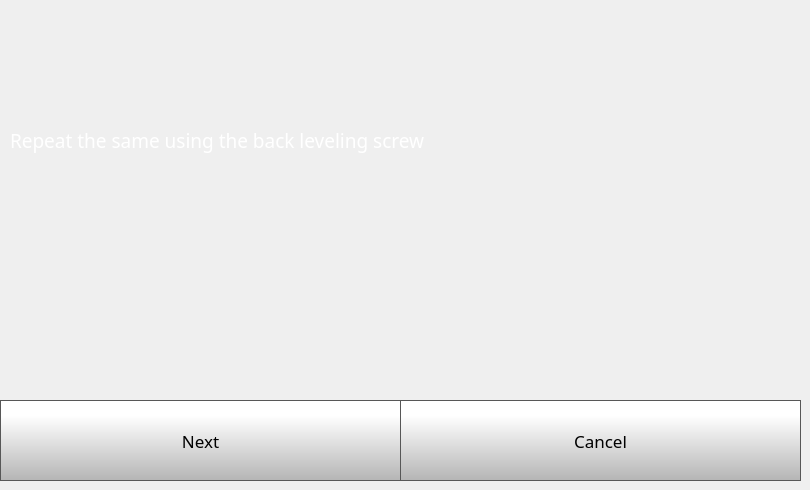
    <widget class="QWidget" name="quickStep4Page">
     <widget class="QPushButton" name="quickStep4NextButton">
      <property name="geometry">
       <rect>
        <x>0</x>
        <y>400</y>
        <width>401</width>
        <height>81</height>
       </rect>
      </property>
      <property name="font">
       <font>
        <family>Gotham</family>
        <pointsize>13</pointsize>
       </font>
      </property>
      <property name="styleSheet">
       <string notr="true">QPushButton {
     border: 1px solid rgb(87, 87, 87);
	background-color: qlineargradient(spread:pad, x1:0, y1:1, x2:0, y2:0.188, stop:0 rgba(180, 180, 180, 255), stop:1 rgba(255, 255, 255, 255));


}

QPushButton:pressed {
    background-color: qlineargradient(x1: 0, y1: 0, x2: 0, y2: 1,
                                      stop: 0 #dadbde, stop: 1 #f6f7fa);
}

QPushButton:flat {
    border: none; /* no border for a flat push button */
}

QPushButton:default {
    border-color: navy; /* make the default button prominent */
}

QPushButton:focus {
	outline: none;
}</string>
      </property>
      <property name="text">
       <string>Next</string>
      </property>
      <property name="iconSize">
       <size>
        <width>40</width>
        <height>40</height>
       </size>
      </property>
     </widget>
     <widget class="QPushButton" name="quickStep4CancelButton">
      <property name="geometry">
       <rect>
        <x>400</x>
        <y>400</y>
        <width>401</width>
        <height>81</height>
       </rect>
      </property>
      <property name="font">
       <font>
        <family>Gotham</family>
        <pointsize>13</pointsize>
       </font>
      </property>
      <property name="styleSheet">
       <string notr="true">QPushButton {
     border: 1px solid rgb(87, 87, 87);
	background-color: qlineargradient(spread:pad, x1:0, y1:1, x2:0, y2:0.188, stop:0 rgba(180, 180, 180, 255), stop:1 rgba(255, 255, 255, 255));


}

QPushButton:pressed {
    background-color: qlineargradient(x1: 0, y1: 0, x2: 0, y2: 1,
                                      stop: 0 #dadbde, stop: 1 #f6f7fa);
}

QPushButton:flat {
    border: none; /* no border for a flat push button */
}

QPushButton:default {
    border-color: navy; /* make the default button prominent */
}

QPushButton:focus {
	outline: none;
}</string>
      </property>
      <property name="text">
       <string>Cancel</string>
      </property>
      <property name="iconSize">
       <size>
        <width>40</width>
        <height>40</height>
       </size>
      </property>
     </widget>
     <widget class="QLabel" name="calibrateLabel_12">
      <property name="geometry">
       <rect>
        <x>10</x>
        <y>10</y>
        <width>781</width>
        <height>261</height>
       </rect>
      </property>
      <property name="font">
       <font>
        <family>Gotham</family>
        <pointsize>14</pointsize>
        <weight>50</weight>
        <bold>false</bold>
       </font>
      </property>
      <property name="styleSheet">
       <string notr="true">color: rgb(255, 255, 255);</string>
      </property>
      <property name="text">
       <string>Repeat the same using the back leveling screw</string>
      </property>
      <property name="wordWrap">
       <bool>true</bool>
      </property>
     </widget>
    </widget>
